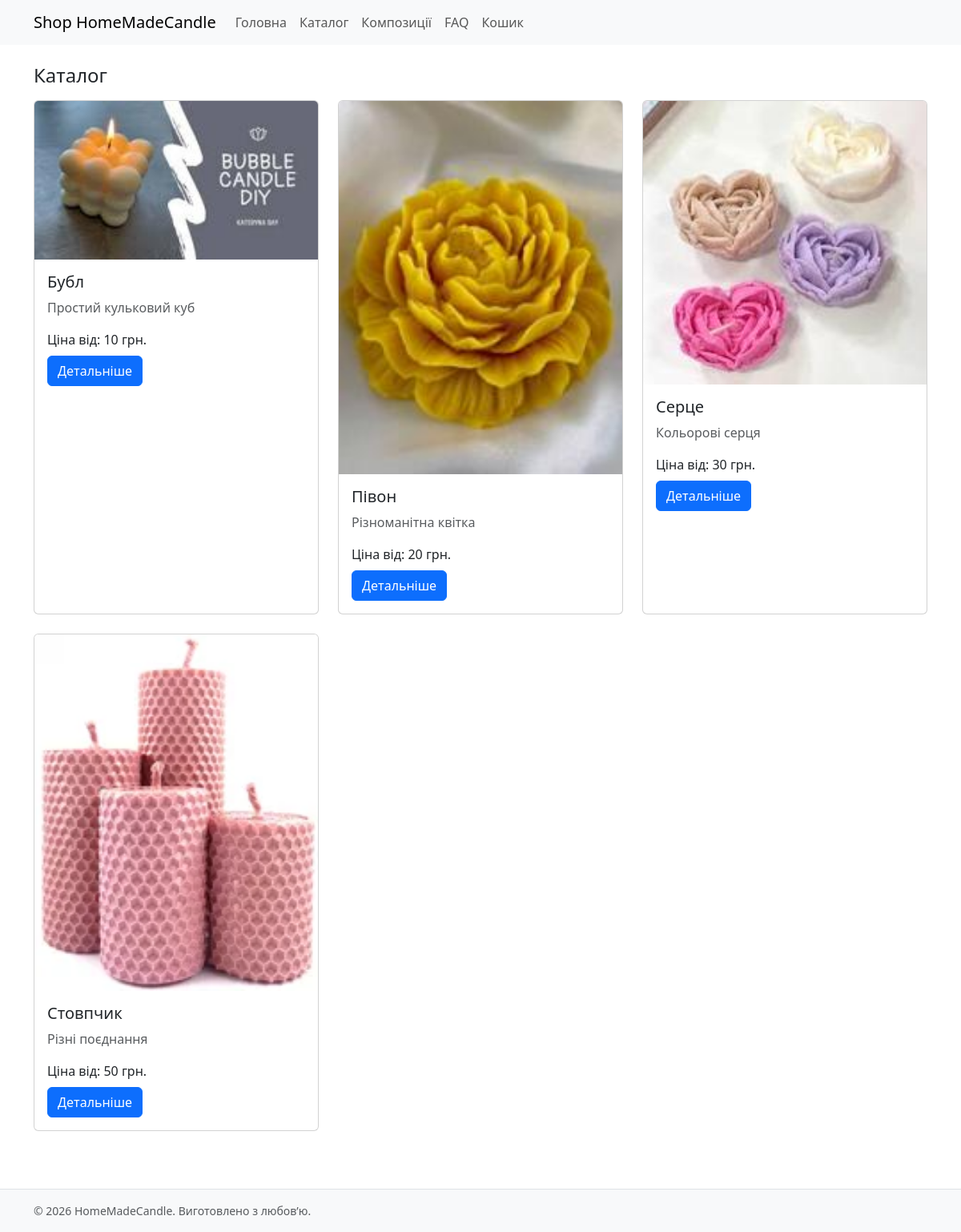
/catalog, run on the app's committed database.
### models.py (models this page shows)
class Product(db.Model):
    id = db.Column(db.Integer, primary_key=True)
    sku = db.Column(db.String(64), unique=True, nullable=False)
    name = db.Column(db.String(120), nullable=False)
    description = db.Column(db.Text)
    wax_type = db.Column(db.String(64))
    category = db.Column(db.String(64))
    width = db.Column(db.Integer)
    height = db.Column(db.Integer)
    depth = db.Column(db.Integer)
    weight = db.Column(db.Integer)
    price = db.Column(db.Integer, default=0)
    is_active = db.Column(db.Boolean, default=True)
    colors = db.relationship("Color", backref="product", cascade="all, delete-orphan")
    images = db.relationship("ProductImage", backref="product",
                             order_by="ProductImage.sort_order",
                             cascade="all, delete-orphan")

class ProductImage(db.Model):
    id = db.Column(db.Integer, primary_key=True)
    product_id = db.Column(db.Integer, db.ForeignKey("product.id"), nullable=False)
    filename = db.Column(db.String(255), nullable=False)         # оригінал
    preview_filename = db.Column(db.String(255))                  # прев’ю 200x200
    alt_text = db.Column(db.String(120))
    sort_order = db.Column(db.Integer, default=0)

### blueprints/public/routes.py (the view)
@bp.route("/catalog")
def catalog():
    products = Product.query.filter_by(is_active=True).all()
    return render_template("public/catalog.html", products=products)

### templates/public/catalog.html
{% extends "base.html" %}
{% block content %}
<div class="container">
  <h1 class="h4 mb-3">Каталог</h1>
  <div class="row">
    {% for product in products %}
      {% include "partials/product_card.html" %}
    {% else %}
      <p>Наразі товари відсутні.</p>
    {% endfor %}
  </div>
</div>
{% endblock %}

### templates/partials/product_card.html
<div class="col-12 col-md-6 col-lg-4 mb-4">
  <div class="card h-100">
    {% set cover = product.images[0] if product.images else None %}
    {% if cover %}
      <img src="{{ url_for('static', filename='img/uploads/' ~ (cover.preview_filename or cover.filename)) }}"
           class="card-img-top img-fluid" alt="{{ product.name }}">
    {% endif %}
    <div class="card-body">
      <h5 class="card-title">{{ product.name }}</h5>
      <p class="card-text text-muted">{{ product.description[:100] }}{% if product.description and product.description|length > 100 %}...{% endif %}</p>
      <div class="mb-2">Ціна від: {{ product.price|int }} грн.</div>
      <a href="{{ url_for('public.product_detail', product_id=product.id) }}" class="btn btn-primary">Детальніше</a>
    </div>
  </div>
</div>

### static/css/main.css (style rules this page uses)
body { font-family: system-ui, -apple-system, Segoe UI, Roboto, sans-serif; }
.card-img-top { object-fit: cover; }

### data on the page
Product: preview_filename (picture), name "Бубл", description "Простий кульковий куб", price "10"
Product: preview_filename (picture), name "Півон", description "Різноманітна квітка", price "20"
Product: preview_filename (picture), name "Серце", description "Кольорові серця", price "30"
Product: preview_filename (picture), name "Стовпчик", description "Різні поєднання", price "50"

### other printed values
{{ 2026 }} "2026"
